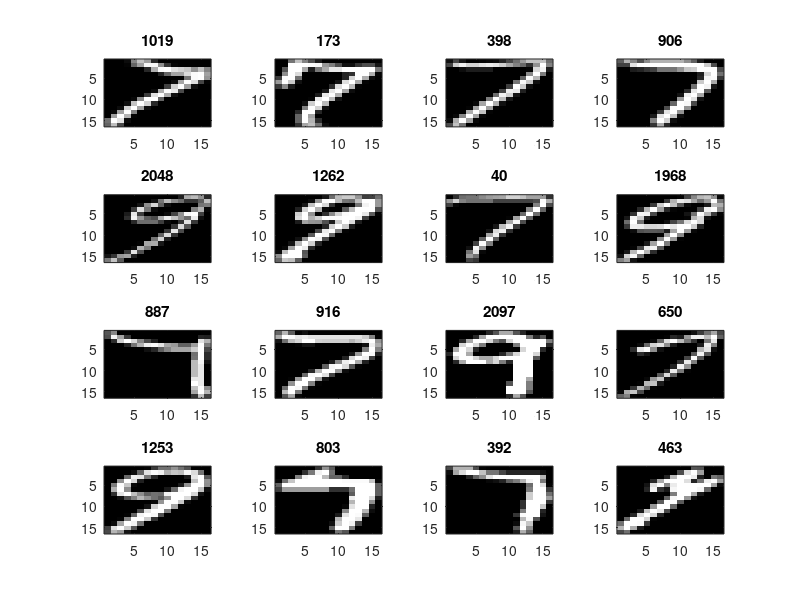

Source code (MATLAB): (Note: this script raises an error after producing the figure.)

% This is the main routine for homework 4.

close all;
clear;
clc;

%% Visualize some random samples

load('usps-2cls.mat');
[N, d] = size(mydata);

r = round(rand(1, 16) * N);

figure; colormap(gray);
for t = 1:16
    x = mydata(r(t), 1:d-1)';
    subplot(4, 4, t); imagesc(reshape(x, 16, 16)); title(r(t));
end

%% Let p change from 0.1, 0.2, 0.5, 0.8, 0.9 to compare the performance of 
% each classifier

ps = [0.1, 0.2, 0.5, 0.8, 0.9];
P = length(ps);

%% Repeat the experiments T times for each p

% T = 100;
T = 10;

%% Save errors for each p and each iteration

err_Full = zeros(P, T, 2);
err_Diagonal = zeros(P, T, 2);
err_Spherical = zeros(P, T, 2);

k = [5, 10, 15, 30];
err_knn_m = zeros(P, T, 2, length(k)); % inbuilt function
err_knn = zeros(P, T, 2, length(k));  %handcoded function

err_logistic = zeros(P, T, 2);


%% Loops

for i = 1:P
    
    for t = 1 : T

        % Get random train test split
        [train, test] = SplitData(ps(i));

        % Create X, y
        [Xtrain, ytrain] = getXy(train);
        [Xtest, ytest] = getXy(test);

        % Bayes
        [err_train, err_test] = ModelFull(Xtrain, ytrain, Xtest, ytest);
        err_Full(i, t, :) = [err_train, err_test];
        [err_train, err_test] = ModelDiagonal(Xtrain, ytrain, Xtest, ytest);
        err_Diagonal(i, t, :) = [err_train, err_test];
        [err_train, err_test] = ModelSpherical(Xtrain, ytrain, Xtest, ytest);
        err_Spherical(i, t, :) = [err_train, err_test];

        % kNN - inbuilt (m for matlab)
        for j = 1:length(k)
            [err_train, err_test] = ModelKNNm(Xtrain, ytrain, Xtest, ytest, k(j));
            err_knn_m(i, t, :, j) = [err_train, err_test];
        end

        % kNN - handcoded
        for j = 1:length(k)
            [err_train, err_test] = ModelKNN(Xtrain, ytrain, Xtest, ytest, k(j));
            err_knn(i, t, :, j) = [err_train, err_test];
        end
        
        % Logistic Regression
        [err_train, err_test] = ModelLR(Xtrain, ytrain, Xtest, ytest);
        err_logistic(i, t, :) = [err_train, err_test];

    end % T loop
    
end % p loop

%% Results

clc;

for i = 1:P
    
    fprintf('p = %.1f\n\n', ps(i));
    
    mean_err_Full = mean(err_Full(i, :, :));
    mean_err_Diagonal = mean(err_Diagonal(i, :, :));
    mean_err_Spherical = mean(err_Spherical(i, :, :));

    mean_err_knn_m = mean(err_knn_m(i, :, :, :));
    mean_err_knn_m = squeeze(mean_err_knn_m);

    mean_err_knn = mean(err_knn(i, :, :, :));
    mean_err_knn = squeeze(mean_err_knn);

    mean_err_logistic = mean(err_logistic(i, :, :));

    fprintf('err_full      : %.4f, %.4f\n', mean_err_Full(1), mean_err_Full(2));
    fprintf('err_diagonal  : %.4f, %.4f\n', mean_err_Diagonal(1), mean_err_Diagonal(2));
    fprintf('err_spherical : %.4f, %.4f\n', mean_err_Spherical(1), mean_err_Spherical(2));
    fprintf('\n');

    for j = 1:length(k)
        fprintf('err_knn_m_%02d  : %.4f, %.4f\n', k(j), mean_err_knn_m(1, j), mean_err_knn_m(2, j));
    end
    fprintf('\n');

    for j = 1:length(k)
        fprintf('err_knn_%02d    : %.4f, %.4f\n', k(j), mean_err_knn(1, j), mean_err_knn(2, j));
    end
    
    fprintf('\n');    fprintf('err_logistic  : %.4f, %.4f\n', mean_err_logistic(1), mean_err_logistic(2));
    fprintf('\n');
    
    fprintf('\n');
end

%% Prepare mean error rates for plotting

err_f = squeeze(mean(err_Full, 2));
err_d = squeeze(mean(err_Diagonal, 2));
err_s = squeeze(mean(err_Spherical, 2));

err_m = squeeze(mean(err_knn_m, 2));
err_k = squeeze(mean(err_knn, 2));

err_l = squeeze(mean(err_logistic, 2));

%% Plot 1: Bayes

figure;

hold on;

plot(ps, err_f(:, 1), '-s', ps, err_f(:, 2), ':*', 'LineWidth', 2, 'MarkerFaceColor', 'auto'); 
plot(ps, err_d(:, 1), '-s', ps, err_d(:, 2), ':*', 'LineWidth', 2, 'MarkerFaceColor', 'auto'); 
plot(ps, err_s(:, 1), '-s', ps, err_s(:, 2), ':*', 'LineWidth', 2, 'MarkerFaceColor', 'auto'); 

xlim([0 1]); xlabel('training ratio (p)');
ylabel('error rate');

legend('full - train', 'full - test', ...
       'diagonal - train', 'diagonal - test', ...
       'spherical - train', 'spherical - test', ...
       'Location', 'north', 'Orientation', 'horizontal');
legend('boxoff'); 

hold off;

%% Plot 2: KNN

figure;

hold on;

plot(ps, err_k(:, 1, 1), '-s', ps, err_k(:, 2, 1), ':x', 'LineWidth', 2, 'MarkerFaceColor', 'auto'); 
plot(ps, err_k(:, 1, 2), '-s', ps, err_k(:, 2, 2), ':x', 'LineWidth', 2, 'MarkerFaceColor', 'auto'); 
plot(ps, err_k(:, 1, 3), '-s', ps, err_k(:, 2, 3), ':x', 'LineWidth', 2, 'MarkerFaceColor', 'auto'); 
plot(ps, err_k(:, 1, 4), '-s', ps, err_k(:, 2, 4), ':x', 'LineWidth', 2, 'MarkerFaceColor', 'auto'); 

xlim([0 1]); xlabel('training ratio (p)');
ylabel('error rate');

legend('k =  5 - train', 'k =  5 - test', ...
       'k = 10 - train', 'k = 10 - test', ...
       'k = 15 - train', 'k = 15 - test', ...
       'k = 30 - train', 'k = 30 - test', ...
       'Location', 'north', 'Orientation', 'horizontal');
legend('boxoff');   
   
hold off;

%% Plot 3 - Bayes (full) vs KNN (k=5) vs Logistic Regression

figure;

hold on;

plot(ps, err_f(:, 1), '-s', ps, err_f(:, 2), ':*', 'LineWidth', 2, 'MarkerFaceColor', 'auto'); 
plot(ps, err_k(:, 1, 1), '-s', ps, err_k(:, 2, 1), ':*', 'LineWidth', 2, 'MarkerFaceColor', 'auto'); 
plot(ps, err_l(:, 1), '-s', ps, err_l(:, 2), ':*', 'LineWidth', 2, 'MarkerFaceColor', 'auto'); 

xlim([0 1]); xlabel('training ratio (p)');
ylabel('error rate');

legend('full - train', 'full - test', ...
       'k = 5 - train', 'k = 5 - test', ...
       'logistic - train', 'logistic - test', ...
       'Location', 'north', 'Orientation', 'horizontal');
legend('boxoff'); 

hold off;

%% EOF


